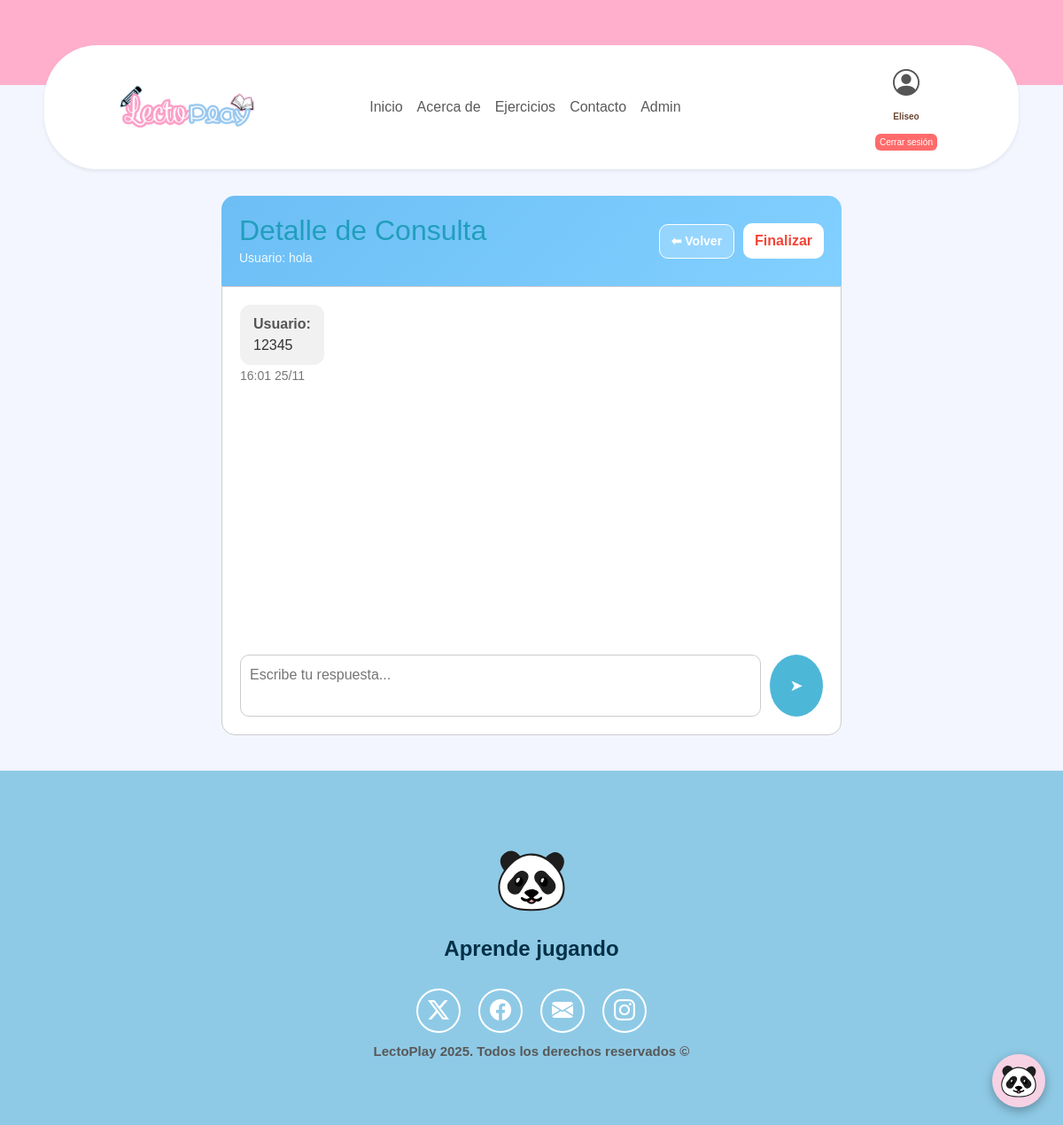
Page /panel-admin/consultas/1/ (signed in) on the earlier database version.
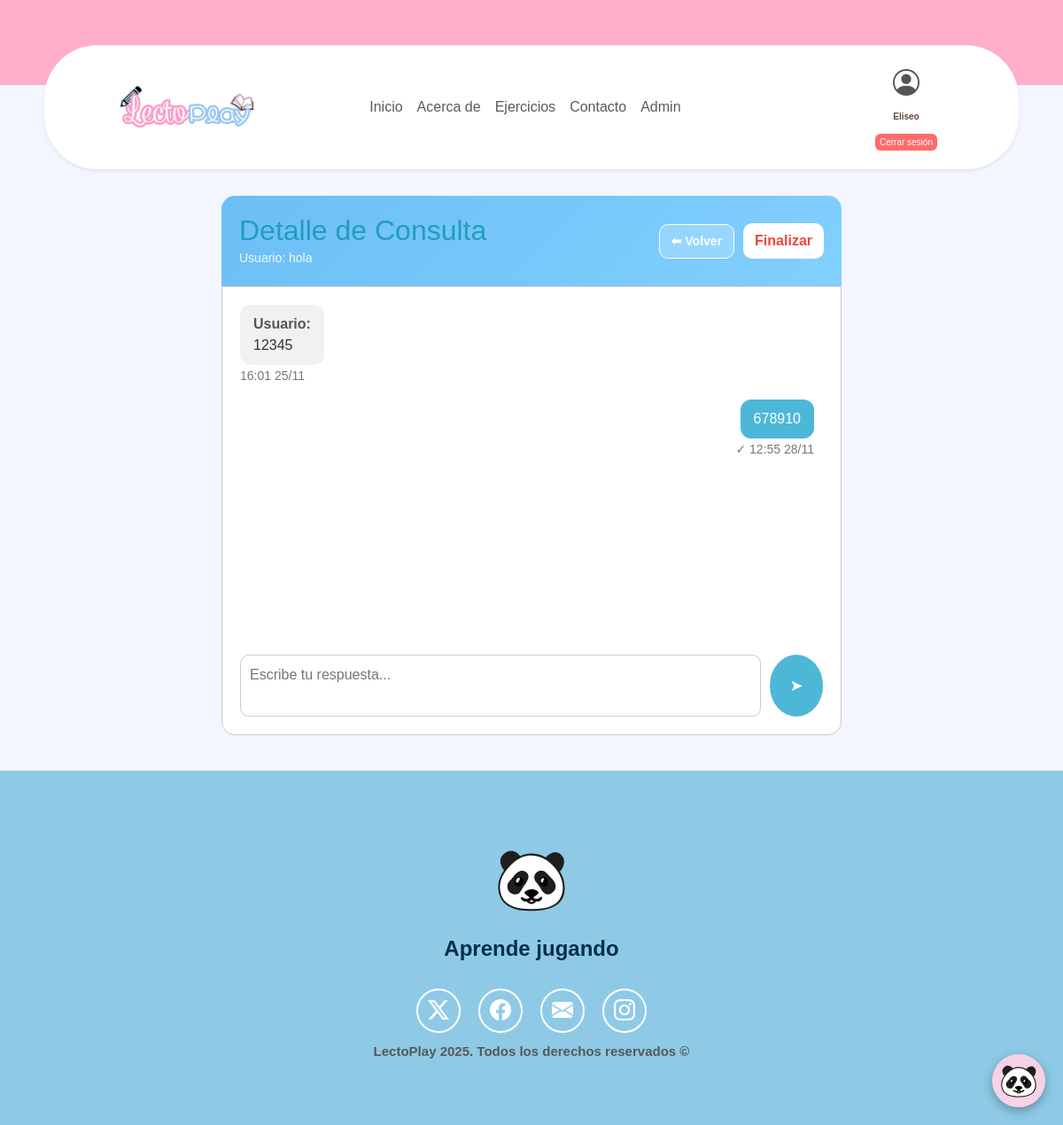
Same page on the later database version.
### app/models.py (models this page shows, shortened)
class Message(models.Model):
    ticket = models.ForeignKey(Ticket, on_delete=models.CASCADE, related_name='mensajes')
    autor = models.CharField(max_length=10)   # 'usuario' o 'admin'
    contenido = models.TextField()
    creado = models.DateTimeField(auto_now_add=True)

### app/views.py (the view, shortened to what this page needs)
# urls.py: path('panel-admin/consultas/<int:ticket_id>/', views.consulta_detalle, name='consulta_detalle'),
@staff_member_required(login_url='/login/')
def consulta_detalle(request, ticket_id):
    ticket = get_object_or_404(Ticket, id=ticket_id)
    mensajes = ticket.mensajes.order_by("creado")
    return render(request, "admin/consulta_detalle.html", {
        "ticket": ticket,
        "mensajes": mensajes
    })

### app/templates/admin/consulta_detalle.html (shortened to what the changed rows need)
{% extends "home.html" %}
{% block content %}
<div style="max-width: 700px; margin: 30px auto;">
    <div style="
        background: linear-gradient(135deg, #6cbef5, #82d0ff);
        padding: 20px;
        border-radius: 15px 15px 0 0;
        color: #fff;
        display: flex;
        justify-content: space-between;
        align-items: center;
    ">
        <div>
            <h2 style="margin: 0;">Detalle de Consulta</h2>
        </div>
    </div>
    <div style="
        border: 1px solid #ccc;
        border-radius: 0 0 15px 15px;
        background:#ffffff;
        padding: 20px;
    ">
        <div style="height: 380px; overflow-y: auto; padding-right: 10px;">
           {% for m in mensajes %}
                {% if m.autor == 'usuario' %}
                    <div style="text-align: left; margin-bottom: 15px;">
                        <div style="
                            display: inline-block;
                            background: #f1f1f1;
                            color: #333;
                            padding: 10px 15px;
                            border-radius: 12px;
                            max-width: 70%;
                            text-align: left;
                        ">
                            <strong style="color:#555;">Usuario:</strong><br>
                            {{ m.contenido }}
                        </div>
                        <br>
                        <small style="color:#777;">{{ m.creado|date:"H:i d/m" }}</small>
                    </div>
                {% else %}
                    <div style="text-align: right; margin-bottom: 15px;">
                        <div style="
                            display: inline-block;
                            background: #4db7d8;
                            color: white;
                            padding: 10px 15px;
                            border-radius: 12px;
                            max-width: 70%;
                            text-align: left;
                        ">
                            {{ m.contenido }}
                        </div>
                        <br>
                        <small style="color:#777;">✓ {{ m.creado|date:"H:i d/m" }}</small>
                    </div>
                {% endif %}
            {% endfor %}
        </div>
    </div>
</div>
{% endblock %}

Differences in the rows shown:
added Message: contenido "678910", creado "12:55 28/11"
